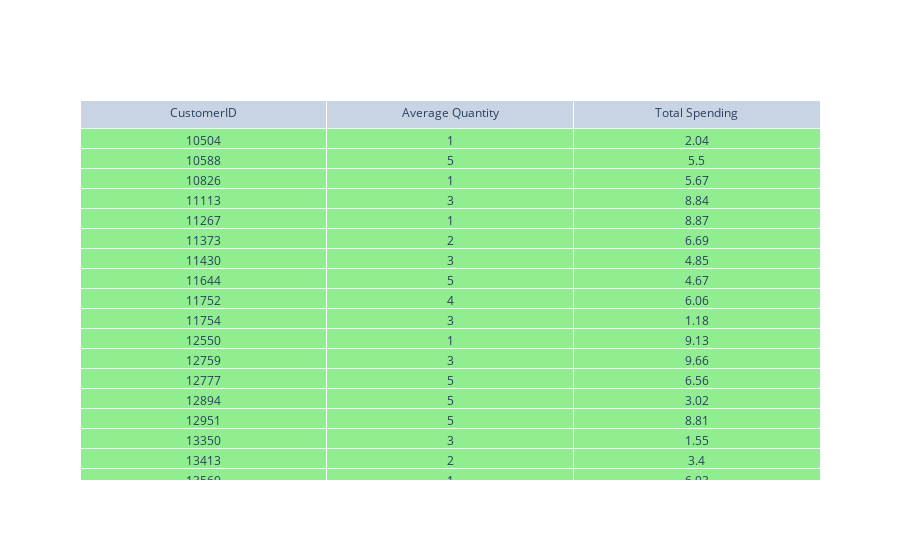

Notebook source saved alongside this figure:
### Code cell
# Calculate average quantity and spending per customer by grouping the data by CustomerID
customer_behavior = data.groupby('CustomerID').agg({'Quantity': 'mean', 'Price': 'sum'}).reset_index()

# Create a DataFrame to display the values
table_data = pd.DataFrame({
    'CustomerID': customer_behavior['CustomerID'],
    'Average Quantity': customer_behavior['Quantity'],
    'Total Spending': customer_behavior['Price']
})

# Create a subplot with a scatter plot and a table
fig = go.Figure()


# Add a table
fig.add_trace(go.Table(
    header=dict(values=['CustomerID', 'Average Quantity', 'Total Spending']),  # Table header
    cells=dict(values=[table_data['CustomerID'], table_data['Average Quantity'], table_data['Total Spending']],  # Table data
               fill_color=[['lightgreen', 'lightgreen', 'lightgreen']] + [['lightgreen', 'lightgreen', 'lightgreen']] * len(table_data)),  # Set fill color for each cell
))


# Show the plot
fig.show()

### Figure 1 — Plotly figure (JSON) as saved in the notebook; plotly's stock layout.template omitted (floating-point values rounded to 4 significant figures; data arrays with more than 128 entries replaced by an {"elided": "..."} marker saying what was removed)
{"data": [{"cells": {"fill": {"color": {"elided": "500x3 str values"}}, "values": {"elided": "3x499 float values"}}, "header": {"values": ["CustomerID", "Average Quantity", "Total Spending"]}, "type": "table"}], "layout": {"autosize": true}}
